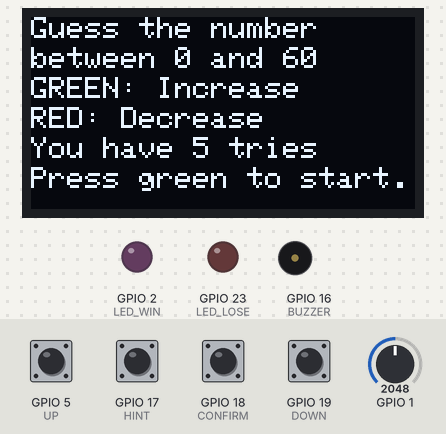
Bench run of a sketch on a simulated ESP32. Parts: 128×64 one-colour display, output pins drawn as LEDs (lit = HIGH), buzzer (waves = sounding). Dashed ring = blinking. The inputs (shaded band) are chosen by the test bench; at power-on: GPIO 5 (UP), GPIO 17 (HINT), GPIO 18 (CONFIRM), GPIO 19 (DOWN) HIGH, GPIO 1 = 2048. Random numbers use the default seed unless the sketch sets one; what the sketch prints to the serial monitor is not drawn.

Above: at 0.8 s.
0.9 s: GPIO 5 (UP) pulled LOW for 1 s
At 3.1 s:
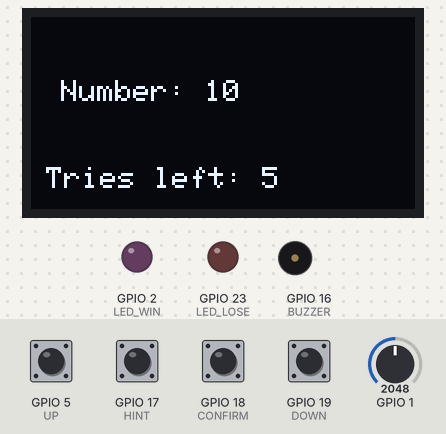
3.4 s: GPIO 18 (CONFIRM) pulled LOW for 1 s
At 5.4 s:
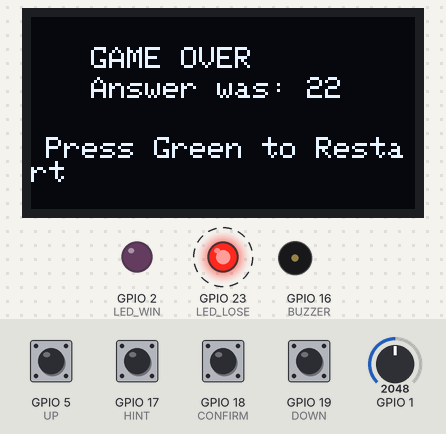
5.9 s: GPIO 5 (UP) pulled LOW for 3.2 s
At 9.8 s:
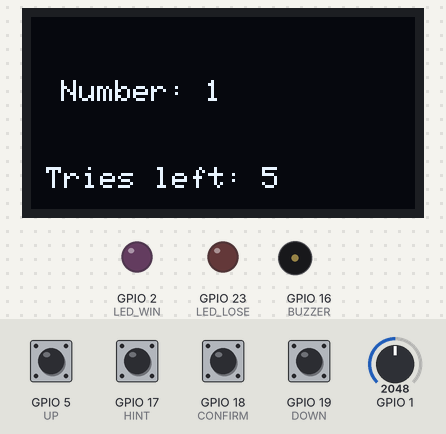
10.6 s: GPIO 19 (DOWN) pulled LOW for 0.15 s
At 11.4 s:
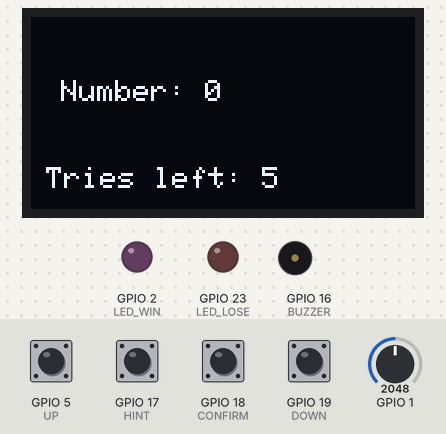
12.2 s: GPIO 18 (CONFIRM) pulled LOW for 0.15 s
At 13.0 s:
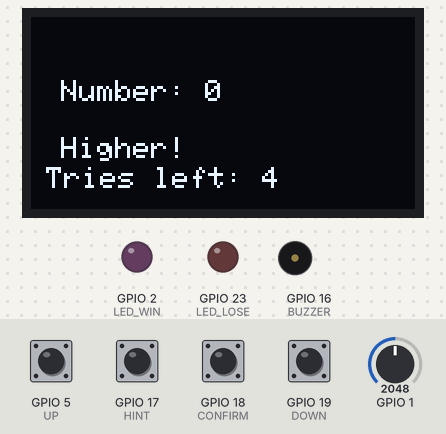
13.8 s: GPIO 19 (DOWN) pulled LOW for 1 s
At 16.2 s:
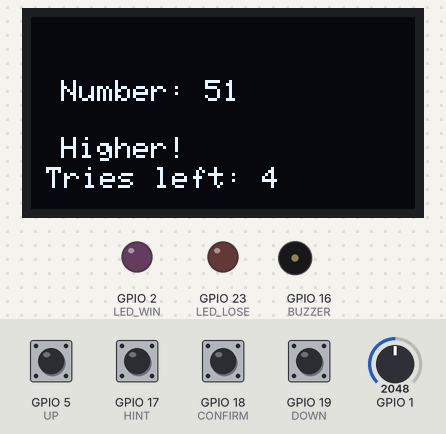
Timing chart, 0 to 17.3 s (numbered marks = the images above; inputs shaded):
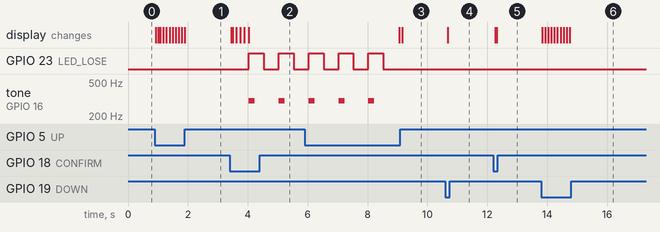

The sketch:

sketch.ino
```cpp
#include <Arduino.h>
#include <Wire.h>
#include <Adafruit_GFX.h>
#include <Adafruit_SSD1306.h>

// COMPONENTS AND THEIR PINS
#define UP 5
#define DOWN 19
#define CONFIRM 18
#define HINT 17
#define LED_WIN 2
#define LED_LOSE 23
#define BUZZER 16

#define SCREEN_HEIGHT 64
#define SCREEN_WIDTH 128
#define OLED_RESET -1

// DEBOUNCE CONTROL FOR BUTTONS
unsigned long lastPressUP = 0;
unsigned long lastPressDOWN = 0;
unsigned long lastPressHINT = 0;
unsigned long lastPressCONFIRM = 0;
const unsigned long debounceTime = 100;
bool buttonStateUP = HIGH;
bool buttonStateDOWN = HIGH;
bool buttonStateCONFIRM = HIGH;
bool buttonStateHINT = HIGH;

int i = 0;                   // Number displayed on the OLED screen.
int playerNumber;            // Stores the player's chosen number for comparison.
int correct_answer;          // The number the player needs to guess.
int triesCount = 0;          // Number of attempts made by the player.
int maxTries = 5;            // Maximum allowed attempts.
bool hintUsed = false;       // Tracks whether the hint button has already been used.

Adafruit_SSD1306 display(SCREEN_WIDTH, SCREEN_HEIGHT, &Wire, OLED_RESET);

void setup() {
  Serial.begin(115200);
  Serial.println("Hello, ESP32!");

  display.begin(SSD1306_SWITCHCAPVCC, 0x3C);
  display.clearDisplay();
  display.setTextSize(1);
  display.setTextColor(WHITE);

  pinMode(UP, INPUT_PULLUP);
  pinMode(DOWN, INPUT_PULLUP);
  pinMode(CONFIRM, INPUT_PULLUP);
  pinMode(HINT, INPUT_PULLUP);
  pinMode(LED_WIN, OUTPUT);
  pinMode(LED_LOSE, OUTPUT);
  pinMode(BUZZER, OUTPUT);

  startGame();
  numberDraw();
}

void numberDraw() {
  int pinValue = analogRead(1);
  randomSeed(pinValue);
  correct_answer = random(61);
  Serial.println(correct_answer);
}

void startGame() {
  display.clearDisplay();
  display.setTextSize(1);
  display.setCursor(0, 0);
  display.print("Guess the number");
  display.setCursor(0, 10);
  display.print("between 0 and 60");
  display.setCursor(0, 20);
  display.print("GREEN: Increase");
  display.setCursor(0, 30);
  display.print("RED: Decrease");
  display.setCursor(0, 40);
  display.print("You have 5 tries");
  display.setCursor(0, 50);
  display.print("Press green to start.");
  display.display();
  waitToStart();
}

void loop() {
  if (playerNumber != correct_answer) {
    buttons();
    tries();

    if (triesCount >= maxTries) {
      gameOver();
    }

    if (triesCount >= 3) {
      hint();
    }
  } else {
    win();
  }
}

void buttons() {
  unsigned long currentMillis = millis();

  buttonStateUP = digitalRead(UP);
  buttonStateDOWN = digitalRead(DOWN);
  buttonStateCONFIRM = digitalRead(CONFIRM);

  if (buttonStateUP == LOW) {
    if ((currentMillis - lastPressUP) > debounceTime) {
      i++;
      lastPressUP = currentMillis;
    }
  }

  if (buttonStateDOWN == LOW) {
    if ((currentMillis - lastPressDOWN) > debounceTime) {
      i--;
      lastPressDOWN = currentMillis;
    }
  }

  if (i < 0) i = 60;
  if (i > 60) i = 0;

  if (buttonStateCONFIRM == LOW && (currentMillis - lastPressCONFIRM) > debounceTime) {
    lastPressCONFIRM = currentMillis;
    triesCount++;
    playerNumber = i;

    display.fillRect(10, 40, 100, 10, BLACK);
    if (playerNumber < correct_answer) {
      display.setCursor(10, 40);
      display.print("Higher!");
    } else if (playerNumber > correct_answer) {
      display.setCursor(10, 40);
      display.print("Lower!");
    }
    display.display();
  }

  display.setCursor(10, 21);
  display.fillRect(10, 21, 100, 10, BLACK);
  display.print("Number: ");
  display.print(i);
  display.display();
}

void tries() {
  display.setCursor(5, 50);
  display.fillRect(0, 50, 128, 10, BLACK);
  display.print("Tries left: ");
  display.print(maxTries - triesCount);
  display.display();
}

void win() {
  display.fillRect(0, 0, 128, 64, BLACK);
  display.setCursor(5, 20);
  display.println("CONGRATULATIONS");
  display.setCursor(5, 30);
  display.print("The value is: ");
  display.println(correct_answer);
  display.setCursor(5, 50);
  display.print("Press Green to Restart");
  display.display();

  for (int j = 0; j < 5; j++) {
    digitalWrite(LED_WIN, HIGH);
    tone(BUZZER, 1000, 100);
    delay(200);
    digitalWrite(LED_WIN, LOW);
    delay(200);
  }

  noTone(BUZZER);

  waitForRestart();
}

void gameOver() {
  display.fillRect(0, 0, 128, 64, BLACK);
  display.setCursor(20, 10);
  display.println("GAME OVER");
  display.setCursor(20, 20);
  display.print("Answer was: ");
  display.println(correct_answer);
  display.setCursor(5, 40);
  display.print("Press Green to Restart");
  display.display();

  for (int j = 0; j < 5; j++) {
    digitalWrite(LED_LOSE, HIGH);
    tone(BUZZER, 300, 200);
    delay(500);
    digitalWrite(LED_LOSE, LOW);
    delay(500);
  }

  digitalWrite(LED_LOSE, LOW);
  noTone(BUZZER);

  waitForRestart();
}

void waitForRestart() {
  while (true) {
    if (digitalRead(UP) == LOW) {
      resetGame();
      break;
    }
  }
}

void waitToStart() {
  while (true) {
    if (digitalRead(UP) == LOW) {
      display.clearDisplay();
      display.display();
      buttons();
      break;
    }
  }
}

void resetGame() {
  i = 0;
  playerNumber = 0;
  triesCount = 0;
  hintUsed = false;

  display.clearDisplay();
  startGame();
  numberDraw();
}

void hint() {
  unsigned long currentMillis = millis();
  buttonStateHINT = digitalRead(HINT);

  if (!hintUsed && buttonStateHINT == LOW && (currentMillis - lastPressHINT) > debounceTime) {
    lastPressHINT = currentMillis;
    hintUsed = true;

    display.setCursor(5, 5);
    display.fillRect(0, 0, 128, 10, BLACK);
    display.print("HINT: ");
    if (correct_answer % 2 == 0) {
      display.print("EVEN");
    } else {
      display.print("ODD");
    }
    display.display();
  }
}
```

Measured:
- after the input at 0.9 s, the display: first changes at once (image 1 shows a later state)
- after the input at 3.4 s, GPIO 23 (LED_LOSE): alternates HIGH for 0.50 s and LOW for 0.50 s, starting after 0.63 s; tone on GPIO 16 (BUZZER): alternates 300 Hz for 0.20 s and silent for 0.80 s, starting after 0.63 s; the display: first changes at once (image 2 shows a later state)
- after the input at 5.9 s, the display: first changes after 3.2 s (image 3 shows a later state)
- after the input at 10.6 s, the display: changes after 0.07 s (image 4)
- after the input at 12.2 s, the display: first changes after 0.06 s (image 5 shows a later state)
- after the input at 13.8 s, the display: first changes at once (image 6 shows a later state)
